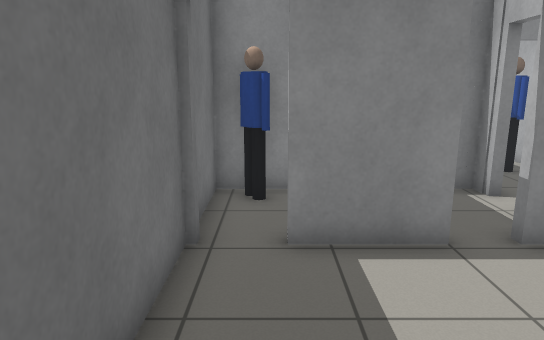
view 1 (above)

21 first-person views from a walk through a Gazebo world. The camera is 1.3 m above the floor, tilts 12° down and sees 70° across. The lines on the ground mark 1 m squares. The floor is counted in squares, 0.5 m on a side. Each view is taken from the middle of a square. On the plan, view 1 faces up. The plan holds only what a view shows up to about 20 squares ahead; the rest is blank. The place goes on beyond the plan. Some stock models are drawn as simple stand-ins.

view 2
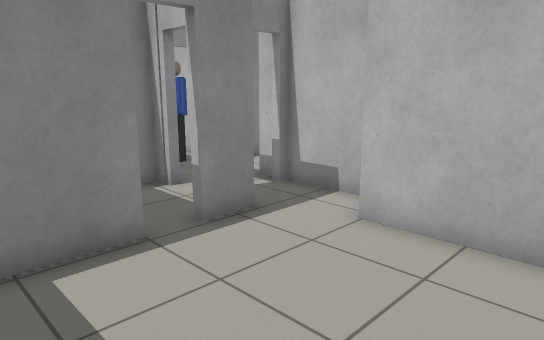

view 3
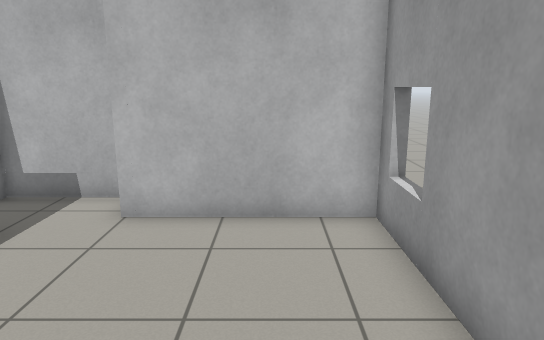

view 4
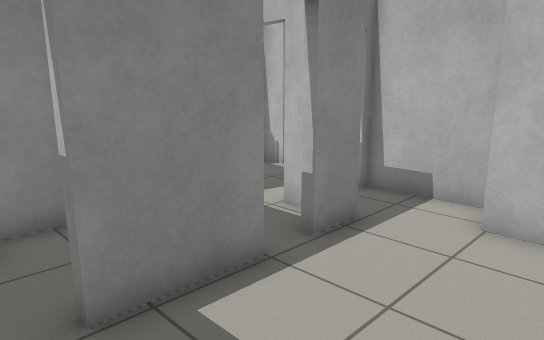

view 5
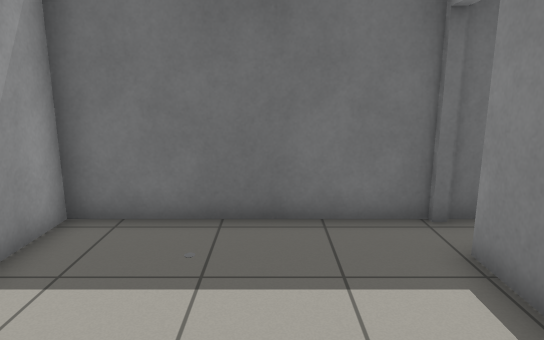

view 6
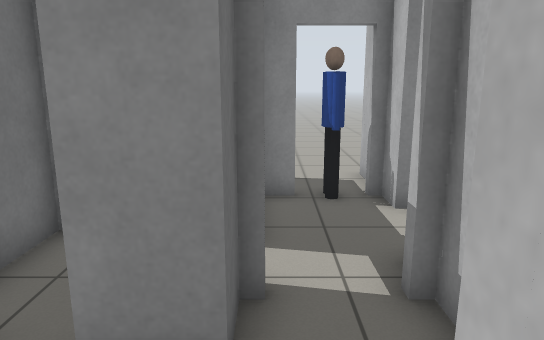

view 7
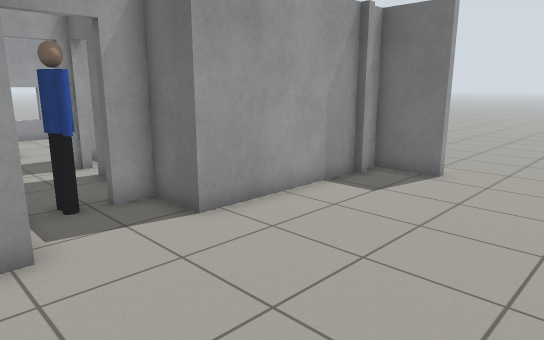

view 8
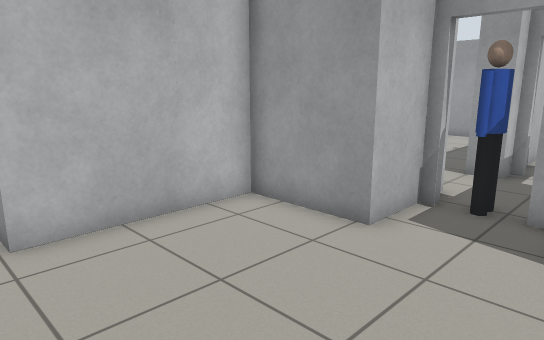

view 9
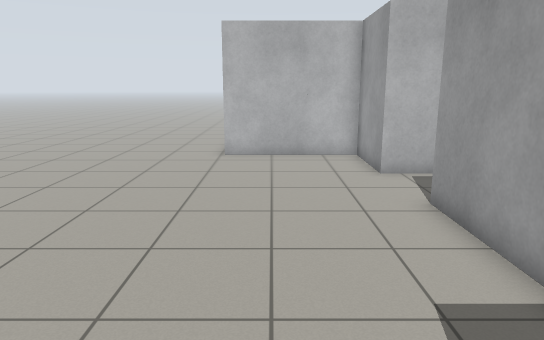

view 10
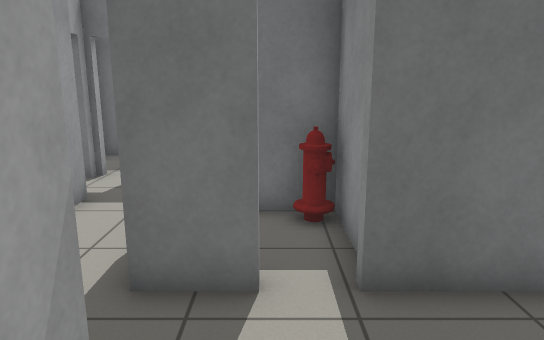

view 11
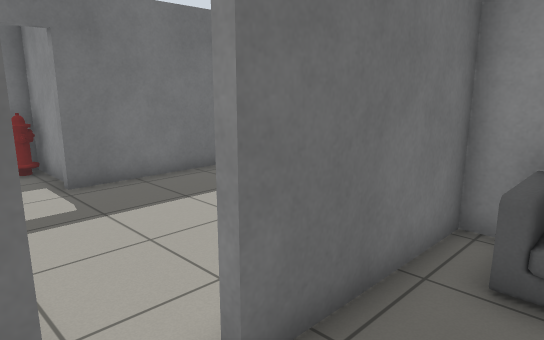

view 12
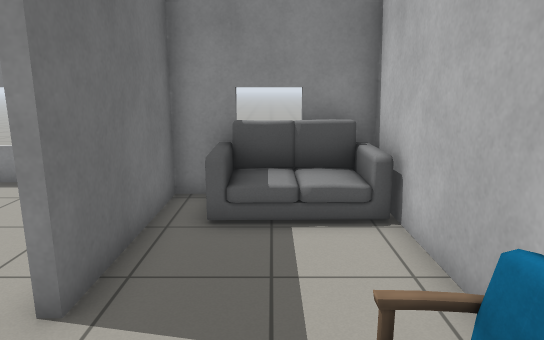

view 13
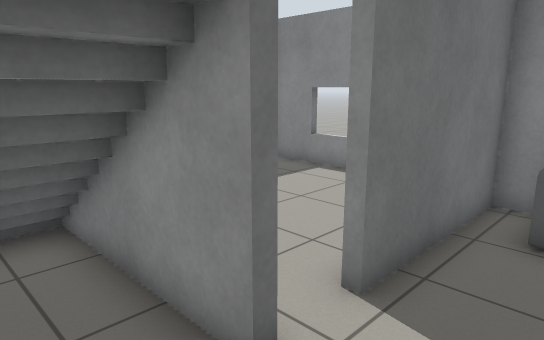

view 14
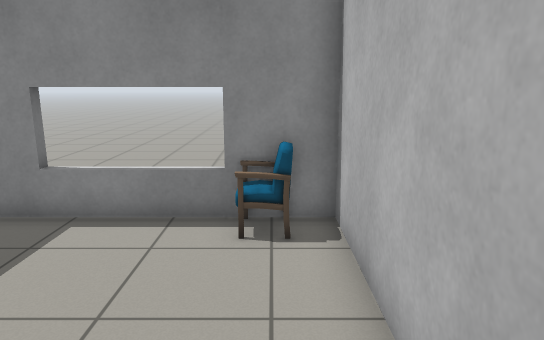

view 15
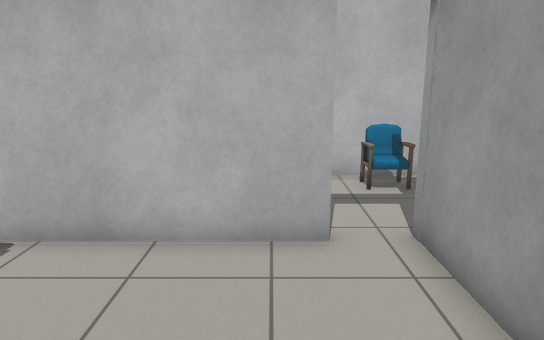

view 16
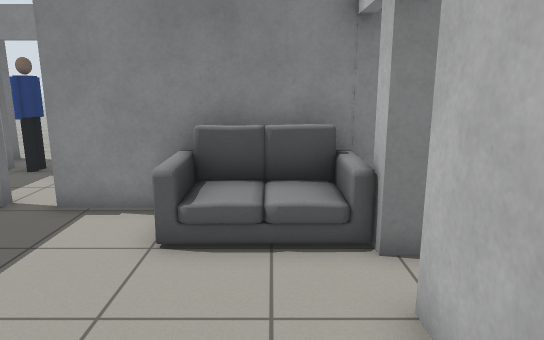

view 17
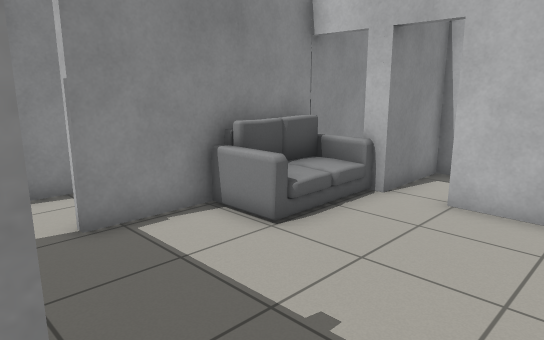

view 18
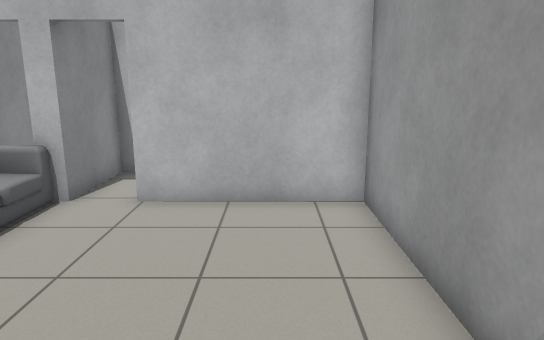

view 19
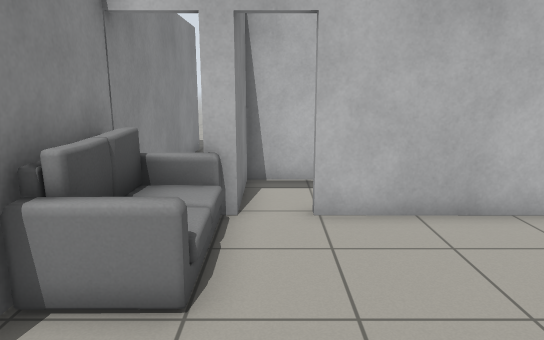

view 20
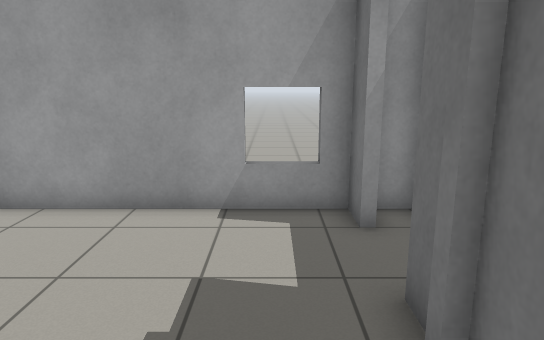

view 21
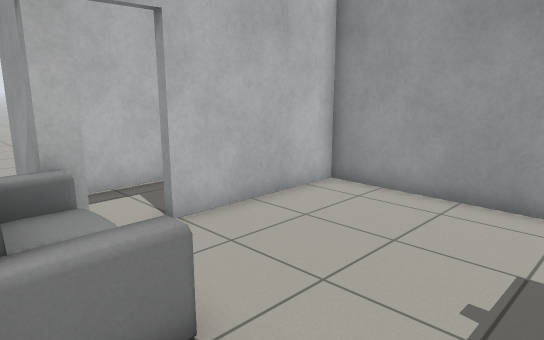

### Floor plan
Points are (right, up) in squares from view 1. A wall is a line through its corners. A room is listed if a view was taken in it or the views show most of it. See-through windows are left out.
Room 1 (views 1, 2, 3, 4, 5, 6)
walls: (3, 6.1) (0.2, 6.1); (5.5, 7.4) (5.5, 6.1) (4.1, 6.1); (8, 4.4) (8, 7.4); (-1.5, 6.2) (-1.5, -1.1) (6.6, -1.1) (6.6, 4.1)
ways out: open door at (6.2, 8.2) to room 6; open door at (-0.5, 6) to room 7; open door at (3.5, 6)
Room 2 (views 7, 8)
walls: (-0.2, 14.4) (5.5, 14.4) (5.5, 12.5) (6.6, 12.5); (8.2, 12.5) (8.7, 12.5) (8.7, 14.7) (12.1, 14.7) (12.1, 19.9); (-0.6, 14.7) (-0.1, 14.7); (-1.5, 16.6) (-1.5, 14.4) (-1, 14.4); (11.5, 14.4) (9, 14.4) (9, 12.6)
ways out: opening at (-2, 19) to room 3; open door at (12, 13.5) to room 4; opening at (12, 21) to room 5; open door at (8, 12) to room 6
objects: person (7, 12) to (7, 13); fire hydrant (10, 14)
Room 3 (view 9)
walls: (18.5, 6) (20.2, 6); (25.9, 8.2) (16.4, 8.2); (-1.9, 16.6) (-1.5, 16.6)
ways out: opening at (-2, 19) to room 2
Room 4 (views 10, 14, 15)
walls: (17.1, 11.5) (20.6, 11.5); (12.4, 19) (12.4, 14.2); (12.4, 12.8) (12.4, 11.1); (14, 11.5) (15.1, 11.5); (20.3, 13) (20.3, 19.6) (12.8, 19.6)
ways out: open door at (12, 13.5) to room 2; open door at (20.3, 12.3) to room 5; opening at (13.5, 11) to room 6
objects: chair (19, 19)
Room 5 (views 11, 12, 13)
walls: (20.6, 18.4) (20.6, 13); (25.5, 9.5) (25.5, 18.4)
low walls: (12.1, 19.9) (12.7, 19.9)
ways out: opening at (12, 21) to room 2; open door at (20.3, 12.3) to room 4
objects: sofa (22, 16) to (25, 18); chair (24, 11)
Room 6 (views 16, 17, 18, 19, 20, 21)
walls: (13.6, 8.2) (10.3, 8.2); (8.3, 5) (8.3, 4); (8.3, 3.4) (8.3, 2.5); (16.7, 5.7) (16.7, 6.4); (7.6, 7.7) (8, 7.7); (8, 8.6) (9.1, 8.6); (11.3, 11.2) (8.7, 11.2) (8.7, 12.2) (8.2, 12.2); (8.3, 0.1) (8.3, -1.1) (16.7, -1.1) (16.7, 4.2); (5.5, 9.8) (5.5, 9.1); (6.6, 12.2) (5.8, 12.2)
ways out: open door at (6.2, 8.2) to room 1; open door at (8, 12) to room 2; opening at (13.5, 11) to room 4; open door at (17, 6.5)
objects: sofa (13, 6) to (16, 8)
Room 7 (no view inside)
walls: (1.3, 9.8) (-1.5, 9.8) (-1.5, 6.5)
ways out: open door at (-0.5, 6) to room 1
objects: person (0, 9)

Where each view was taken, in squares from view 1:
view 1: 0 up, 0 right, facing up
view 2: 0 up, 0 right, facing up-right
view 3: 1 up, 1 left, facing right
view 4: 2 up, 1 left, facing up-right
view 5: 3 up, 6 right, facing left
view 6: 3 up, 6 right, facing up
view 7: 21 up, 10 right, facing down-left
view 8: 21 up, 5 right, facing down-right
view 9: 18 up, 3 left, facing right
view 10: 13 up, 17 right, facing left
view 11: 11 up, 23 right, facing up-left
view 12: 9 up, 23 right, facing up
view 13: 9 up, 23 right, facing up-left
view 14: 12 up, 19 right, facing up
view 15: 14 up, 14 right, facing right
view 16: 0 up, 15 right, facing up
view 17: 1 up, 8 right, facing up-right
view 18: 1 up, 8 right, facing right
view 19: 5 up, 9 right, facing right
view 20: 7 up, 10 right, facing down
view 21: 8 up, 10 right, facing down-right
